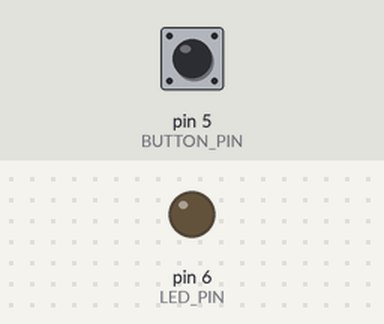
Bench run of a sketch on a simulated Arduino Uno, built with avr-gcc and run on an emulated ATmega328P. Shown: output pins drawn as LEDs (lit = HIGH). The inputs (shaded band) are chosen by the test bench; at power-on: pin 5 (BUTTON_PIN) HIGH.

Above: at 1.2 s.
1.3 s: pin 5 (BUTTON_PIN) pulled LOW for 0.15 s
At 1.42 s:
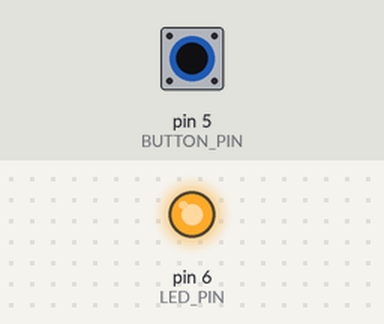
2.9 s: pin 5 (BUTTON_PIN) pulled LOW for 3.2 s
At 6.4 s:
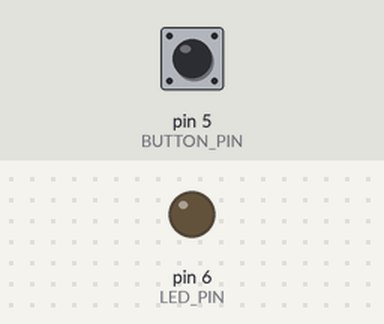
Timing chart, 0 to 7.9 s (numbered marks = the images above; inputs shaded):
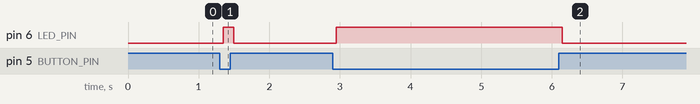

The sketch:

main.ino
```cpp
#include "Led.h"
#include "Button.h"

#define LED_PIN 6
#define BUTTON_PIN 5

Led led(LED_PIN);
Button button(BUTTON_PIN);

void setup()
{
}

void loop()
{
  if (button.isPressed())
  {
    led.on();
  }
  else
  {
    led.off();
  }
}
```

Button.cpp
```cpp
#include "Button.h"

Button::Button(byte pin, unsigned long debounceDelay, byte inputMode)
{
  this->pin = pin;
  this->inputMode = inputMode;
  this->debounceDelay = debounceDelay;
  lastReading = HIGH;
  currentState = HIGH;
  init();
}

void Button::init()
{
  pinMode(pin, inputMode);
}

void Button::update()
{
  byte newReading = digitalRead(pin);

  if (newReading != lastReading)
  {
    lastDebounceTime = millis();
  }

  if (millis() - lastDebounceTime > debounceDelay)
  {
    currentState = newReading;
  }

  lastReading = newReading;
}

byte Button::getState()
{
  update();
  return currentState;
}

bool Button::isPressed()
{
  return getState() == LOW;
}
```

Button.h
```cpp
#ifndef BUTTON_H
#define BUTTON_H

#include <Arduino.h>

class Button
{
private:
  byte pin;
  byte inputMode;
  byte lastReading;
  byte currentState;
  unsigned long debounceDelay;
  unsigned long lastDebounceTime = 0;

public:
  Button(byte pin, unsigned long debounceDelay = 50, byte inputMode = INPUT_PULLUP);
  void init();
  void update();
  byte getState();
  bool isPressed();
};

#endif
```

Led.cpp
```cpp
#include "Led.h"

Led::Led(byte pin)
{
  this->pin = pin;
  init();
}

void Led::init()
{
  pinMode(pin, OUTPUT);
  off();
}

void Led::on()
{
  digitalWrite(pin, HIGH);
}

void Led::off()
{
  digitalWrite(pin, LOW);
}
```

Led.h
```cpp
#ifndef LED_H
#define LED_H

#include <Arduino.h>

class Led
{
private:
  byte pin;

public:
  Led(byte pin);
  void init();
  void on();
  void off();
};

#endif
```

Measured:
- after the input at 1.3 s, pin 6 (LED_PIN): LOW → HIGH after 0.05 s, → LOW 0.15 s later
- after the input at 2.9 s, pin 6 (LED_PIN): LOW → HIGH after 0.05 s, → LOW 3.2 s later
